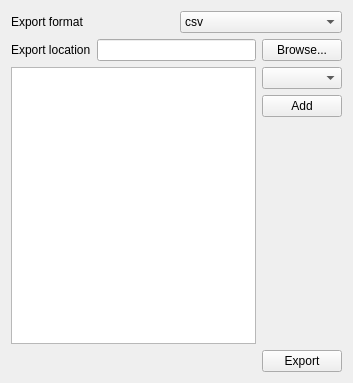
<?xml version="1.0" encoding="UTF-8"?>
<ui version="4.0">
 <class>Form</class>
 <widget class="QWidget" name="Form">
  <property name="geometry">
   <rect>
    <x>0</x>
    <y>0</y>
    <width>353</width>
    <height>383</height>
   </rect>
  </property>
  <property name="windowTitle">
   <string>Form</string>
  </property>
  <layout class="QVBoxLayout" name="verticalLayout_2">
   <item>
    <layout class="QHBoxLayout" name="horizontalLayout_2">
     <item>
      <widget class="QLabel" name="label_2">
       <property name="text">
        <string>Export format</string>
       </property>
      </widget>
     </item>
     <item>
      <widget class="QComboBox" name="cb_format">
       <item>
        <property name="text">
         <string>csv</string>
        </property>
       </item>
       <item>
        <property name="text">
         <string>discord</string>
        </property>
       </item>
       <item>
        <property name="text">
         <string>plain</string>
        </property>
       </item>
      </widget>
     </item>
    </layout>
   </item>
   <item>
    <layout class="QHBoxLayout" name="horizontalLayout">
     <item>
      <widget class="QLabel" name="label">
       <property name="text">
        <string>Export location</string>
       </property>
      </widget>
     </item>
     <item>
      <widget class="QLineEdit" name="lineEdit"/>
     </item>
     <item>
      <widget class="QPushButton" name="pb_browse">
       <property name="text">
        <string>Browse...</string>
       </property>
      </widget>
     </item>
    </layout>
   </item>
   <item>
    <layout class="QHBoxLayout" name="horizontalLayout_3">
     <item>
      <widget class="QListWidget" name="lw_pod_sizes">
       <property name="sizePolicy">
        <sizepolicy hsizetype="MinimumExpanding" vsizetype="Expanding">
         <horstretch>50</horstretch>
         <verstretch>0</verstretch>
        </sizepolicy>
       </property>
       <property name="minimumSize">
        <size>
         <width>60</width>
         <height>0</height>
        </size>
       </property>
       <property name="contextMenuPolicy">
        <enum>Qt::ActionsContextMenu</enum>
       </property>
       <property name="editTriggers">
        <set>QAbstractItemView::DoubleClicked</set>
       </property>
       <property name="defaultDropAction">
        <enum>Qt::MoveAction</enum>
       </property>
       <property name="alternatingRowColors">
        <bool>true</bool>
       </property>
       <property name="selectionMode">
        <enum>QAbstractItemView::SingleSelection</enum>
       </property>
       <property name="movement">
        <enum>QListView::Snap</enum>
       </property>
      </widget>
     </item>
     <item>
      <layout class="QVBoxLayout" name="verticalLayout">
       <item>
        <widget class="QComboBox" name="cb_fields">
         <property name="sizePolicy">
          <sizepolicy hsizetype="Expanding" vsizetype="Fixed">
           <horstretch>0</horstretch>
           <verstretch>0</verstretch>
          </sizepolicy>
         </property>
        </widget>
       </item>
       <item>
        <widget class="QPushButton" name="pushButton">
         <property name="sizePolicy">
          <sizepolicy hsizetype="Expanding" vsizetype="Fixed">
           <horstretch>0</horstretch>
           <verstretch>0</verstretch>
          </sizepolicy>
         </property>
         <property name="text">
          <string>Add</string>
         </property>
        </widget>
       </item>
       <item>
        <spacer name="verticalSpacer">
         <property name="orientation">
          <enum>Qt::Vertical</enum>
         </property>
         <property name="sizeHint" stdset="0">
          <size>
           <width>20</width>
           <height>40</height>
          </size>
         </property>
        </spacer>
       </item>
      </layout>
     </item>
    </layout>
   </item>
   <item>
    <layout class="QHBoxLayout" name="horizontalLayout_4">
     <item>
      <spacer name="horizontalSpacer">
       <property name="orientation">
        <enum>Qt::Horizontal</enum>
       </property>
       <property name="sizeHint" stdset="0">
        <size>
         <width>40</width>
         <height>20</height>
        </size>
       </property>
      </spacer>
     </item>
     <item>
      <widget class="QPushButton" name="pushButton_2">
       <property name="text">
        <string>Export</string>
       </property>
      </widget>
     </item>
    </layout>
   </item>
  </layout>
 </widget>
 <resources/>
 <connections/>
</ui>
